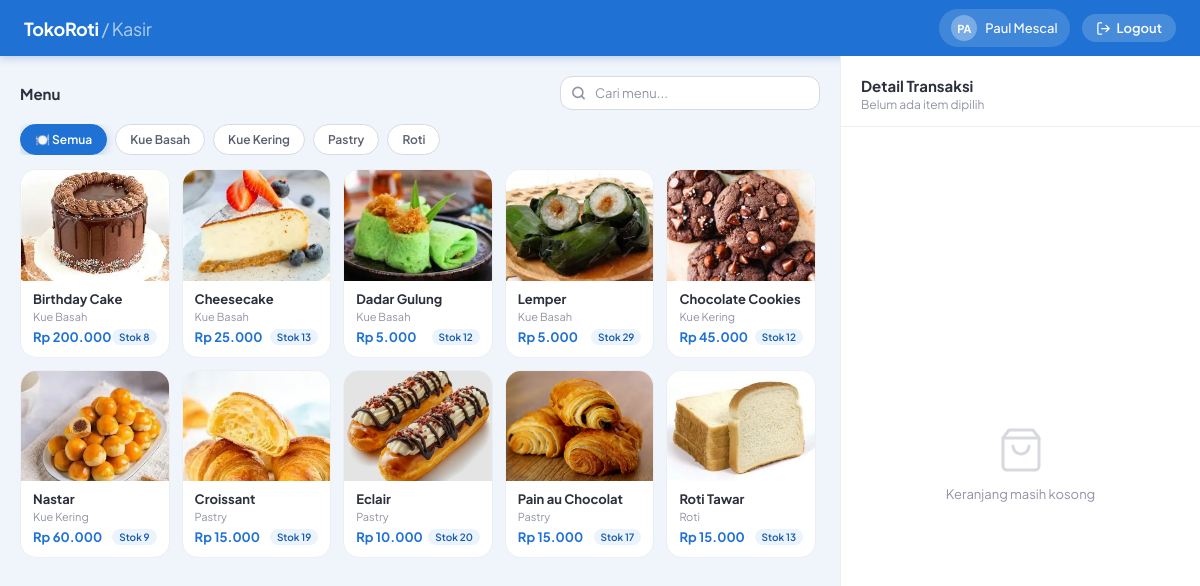
The app's page /public/kasir.php (signed in), older data.
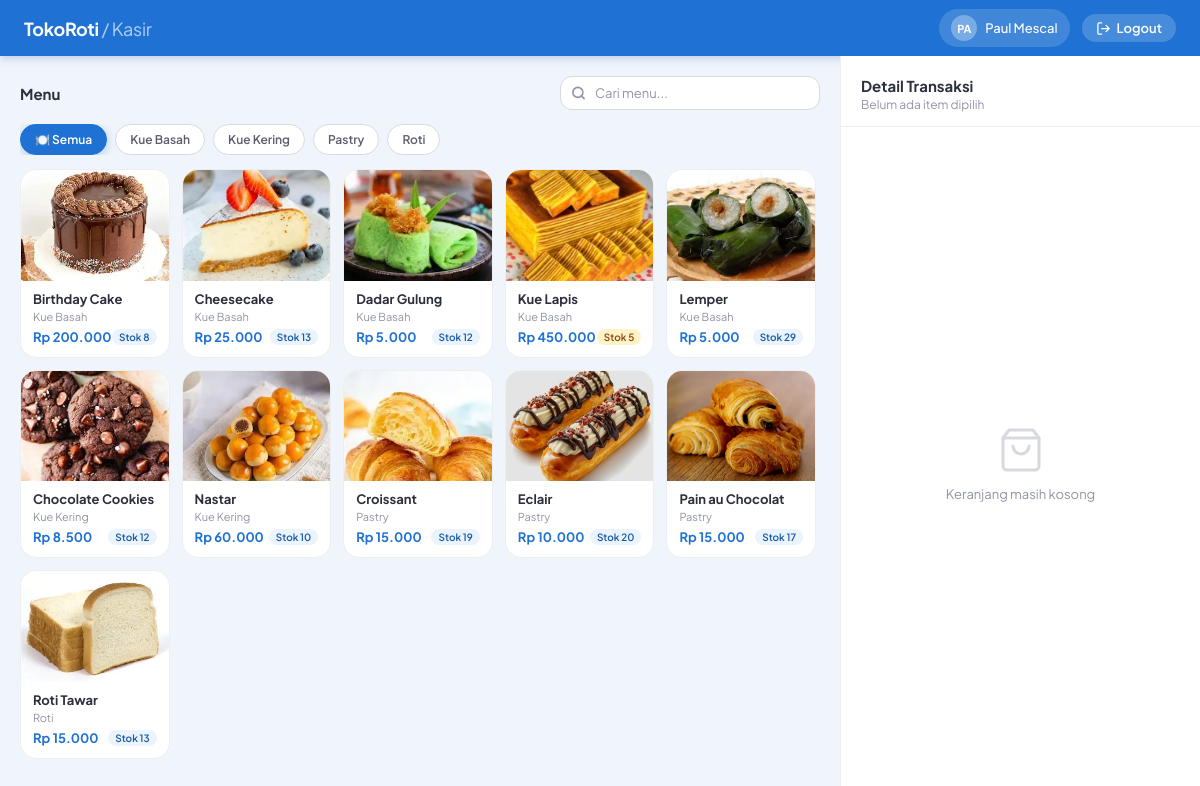
The same page, newer data.
### tables this page shows
CREATE TABLE `kategori` (
  `id_kategori` varchar(10) NOT NULL,
  `nama_kategori` varchar(50) NOT NULL,
  `icon_kategori` varchar(50) DEFAULT NULL
);

CREATE TABLE `menu` (
  `id_menu` varchar(10) NOT NULL,
  `nama_menu` varchar(50) NOT NULL,
  `stok` int NOT NULL,
  `harga` int NOT NULL,
  `gambar` varchar(255) DEFAULT NULL,
  `id_kategori` varchar(10) NOT NULL,
  `is_deleted` tinyint(1) DEFAULT '0'
);

### public/kasir.php (the view, shortened to what this page needs)
<?php
require_once '../config/database.php';
$menu = $conn->query(
    "SELECT m.id_menu, m.nama_menu, m.stok, m.harga, m.gambar, k.nama_kategori, k.id_kategori, k.icon_kategori
     FROM menu m
     JOIN kategori k ON m.id_kategori = k.id_kategori
     WHERE m.is_deleted = 0 AND m.stok > 0
     ORDER BY k.nama_kategori, m.nama_menu"
)->fetchAll(PDO::FETCH_ASSOC);
$kategori = $conn->query(
    "SELECT DISTINCT k.id_kategori, k.nama_kategori, k.icon_kategori
     FROM kategori k
     JOIN menu m ON m.id_kategori = k.id_kategori
     WHERE m.is_deleted = 0 AND m.stok > 0
     ORDER BY k.nama_kategori"
)->fetchAll(PDO::FETCH_ASSOC);
?>
<!DOCTYPE html>
<html lang="id">
<head>
</head>
<body>
<div class="topbar">
    <div class="topbar-logo">TokoRoti <span>/ Kasir</span></div>
    <div class="topbar-user">
        <div class="topbar-avatar"><?= strtoupper(substr($_SESSION['nama'], 0, 2)) ?></div>
        <?= htmlspecialchars($_SESSION['nama']) ?>
    </div>
    <a href="../process/logout.php" class="topbar-logout">
        <svg viewBox="0 0 24 24" fill="none" stroke="currentColor" stroke-width="2" stroke-linecap="round" stroke-linejoin="round">
            <path d="M9 21H5a2 2 0 01-2-2V5a2 2 0 012-2h4M16 17l5-5-5-5M21 12H9"/>
        </svg>
        Logout
    </a>
</div>
<div class="main">
    <div class="menu-panel">
        <div class="panel-header">
            <div class="panel-title">Menu</div>
            <div class="search-wrap">
                <input type="text" id="search-menu" placeholder="Cari menu..." oninput="filterMenu()">
            </div>
        </div>
        <div class="kategori-bar">
            <div class="kat-chip active" data-kat="semua" onclick="filterKategori('semua', this)">
                🍽️ Semua
            </div>
            <?php foreach ($kategori as $k): ?>
            <div class="kat-chip" data-kat="<?= $k['id_kategori'] ?>" onclick="filterKategori('<?= $k['id_kategori'] ?>', this)">
                <?= $k['icon_kategori'] ?? '🏷️' ?> <?= htmlspecialchars($k['nama_kategori']) ?>
            </div>
            <?php endforeach; ?>
        </div>
        <div class="menu-grid-wrap">
            <div class="menu-grid" id="menu-grid">
                <?php foreach ($menu as $m): ?>
                <div class="menu-card"
                     data-id="<?= $m['id_menu'] ?>"
                     data-nama="<?= htmlspecialchars($m['nama_menu'], ENT_QUOTES) ?>"
                     data-harga="<?= $m['harga'] ?>"
                     data-stok="<?= $m['stok'] ?>"
                     data-kategori="<?= $m['id_kategori'] ?>"
                     onclick="tambahKeKeranjang('<?= $m['id_menu'] ?>', '<?= addslashes($m['nama_menu']) ?>', <?= $m['harga'] ?>, <?= $m['stok'] ?>)">
                    <?php if (!empty($m['gambar'])): ?>
                    <img class="menu-card-img" src="assets/<?= htmlspecialchars($m['gambar'] ?? 'default.png') ?>" alt="<?= htmlspecialchars($m['nama_menu']) ?>">
                    <?php else: ?>
                    <div class="menu-card-img-placeholder">🍞</div>
                    <?php endif; ?>
                    <div class="menu-card-body">
                        <div class="menu-card-nama"><?= htmlspecialchars($m['nama_menu']) ?></div>
                        <div class="menu-card-kat"><?= htmlspecialchars($m['nama_kategori']) ?></div>
                        <div class="menu-card-footer">
                            <div class="menu-card-harga">Rp <?= number_format($m['harga'], 0, ',', '.') ?></div>
                            <div class="menu-card-stok <?= $m['stok'] <= 5 ? 'low' : '' ?>">Stok <?= $m['stok'] ?></div>
                        </div>
                    </div>
                </div>
                <?php endforeach; ?>
            </div>
        </div>
    </div>
    <div class="keranjang-panel">
        <div class="keranjang-header">
            <div class="keranjang-title-row">
                <div class="keranjang-title">Detail Transaksi</div>
            </div>
            <div class="keranjang-sub" id="keranjang-sub">Belum ada item dipilih</div>
        </div>
        <div class="keranjang-body" id="keranjang-body">
            <div class="keranjang-empty" id="keranjang-empty">
                <svg viewBox="0 0 24 24" fill="none" stroke="currentColor" stroke-width="1.5" stroke-linecap="round" stroke-linejoin="round">
                    <path d="M6 2L3 6v14a2 2 0 002 2h14a2 2 0 002-2V6l-3-4z"/><line x1="3" y1="6" x2="21" y2="6"/><path d="M16 10a4 4 0 01-8 0"/>
                </svg>
                <p>Keranjang masih kosong</p>
            </div>
        </div>
    </div>
</div>
</body>
</html>

Row changes from the older to the newer data that the page shows:
added menu: gambar (picture), nama_menu "Kue Lapis", id_kategori.nama_kategori "Kue Basah", harga "450.000", stok "5"
changed menu "Chocolate Cookies": harga "45.000" → "8.500"
changed menu "Nastar": stok "9" → "10"
